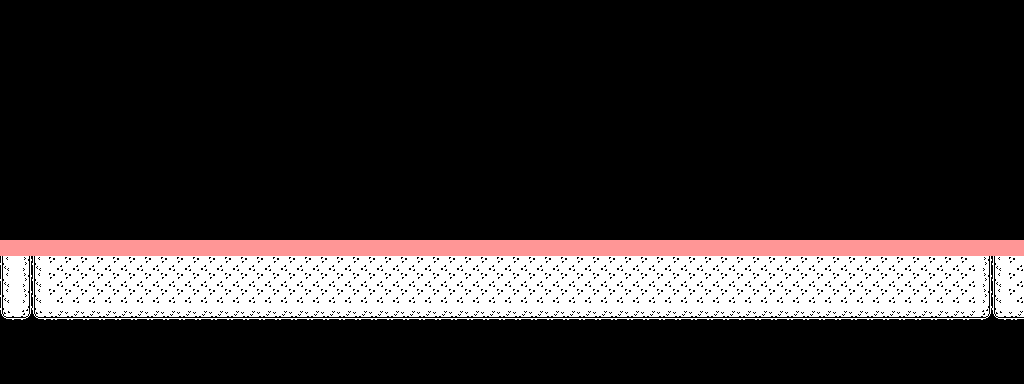

A level layout from a 2D game, rendered from its tile map. Below: a short description, then the map file with tile-grid data replaced by summaries:
An orthogonal 64x24 tile map with 16x16 px tiles, 2 tile layers (Map, Collisions), 2 tilesets.

<map version="1.10" tiledversion="1.11.0" orientation="orthogonal" renderorder="right-down" width="64" height="24" tilewidth="16" tileheight="16" infinite="0" nextlayerid="6" nextobjectid="8">
 <tileset firstgid="1" name="monochrome_tilemap_transparent_packed" tilewidth="16" tileheight="16" tilecount="400" columns="20">
  <image source="monochrome_tilemap_transparent_packed.png" width="320" height="320" />
  <wangsets>
   <wangset name="Ground" type="corner" tile="108">
    <wangcolor name="ground" color="#ff0000" tile="-1" probability="1" />
    <wangtile tileid="87" wangid="0,0,0,1,0,0,0,0" />
    <wangtile tileid="88" wangid="0,0,0,1,0,1,0,0" />
    <wangtile tileid="89" wangid="0,0,0,0,0,1,0,0" />
    <wangtile tileid="107" wangid="0,1,0,1,0,0,0,0" />
    <wangtile tileid="108" wangid="0,1,0,1,0,1,0,1" />
    <wangtile tileid="109" wangid="0,0,0,0,0,1,0,1" />
    <wangtile tileid="127" wangid="0,1,0,0,0,0,0,0" />
    <wangtile tileid="128" wangid="0,1,0,0,0,0,0,1" />
    <wangtile tileid="129" wangid="0,0,0,0,0,0,0,1" />
   </wangset>
   <wangset name="Hazard ground" type="corner" tile="211">
    <wangcolor name="" color="#ff0000" tile="-1" probability="1" />
    <wangtile tileid="190" wangid="0,0,0,1,0,0,0,0" />
    <wangtile tileid="191" wangid="0,0,0,1,0,1,0,0" />
    <wangtile tileid="192" wangid="0,0,0,0,0,1,0,0" />
    <wangtile tileid="193" wangid="0,0,0,1,0,1,0,0" />
    <wangtile tileid="210" wangid="0,1,0,1,0,0,0,0" />
    <wangtile tileid="211" wangid="0,1,0,1,0,1,0,1" />
    <wangtile tileid="212" wangid="0,0,0,0,0,1,0,1" />
    <wangtile tileid="213" wangid="0,1,0,1,0,1,0,1" />
    <wangtile tileid="230" wangid="0,1,0,0,0,0,0,0" />
    <wangtile tileid="231" wangid="0,1,0,0,0,0,0,1" />
    <wangtile tileid="232" wangid="0,0,0,0,0,0,0,1" />
    <wangtile tileid="233" wangid="0,1,0,0,0,0,0,1" />
    <wangtile tileid="250" wangid="0,1,0,1,0,0,0,0" />
    <wangtile tileid="251" wangid="0,1,0,1,0,1,0,1" />
    <wangtile tileid="252" wangid="0,0,0,0,0,1,0,1" />
    <wangtile tileid="253" wangid="0,1,0,1,0,1,0,1" />
   </wangset>
  </wangsets>
 </tileset>
 <tileset firstgid="401" name="MapMetadata" tilewidth="16" tileheight="16" tilecount="2" columns="2">
  <image source="MapMetadata.png" width="32" height="16" />
 </tileset>
 <layer id="1" name="Map" width="64" height="24">
  <properties>
   <property name="Draw" type="bool" value="true" />
  </properties>
  <data>[1536 cells, 320 non-empty, 9 distinct tile ids]</data>
 </layer>
 <layer id="5" name="Collisions" width="64" height="24">
  <properties>
   <property name="Draw" type="bool" value="false" />
  </properties>
  <data>[1536 cells, 64 non-empty, 1 distinct tile ids]</data>
 </layer>
</map>
